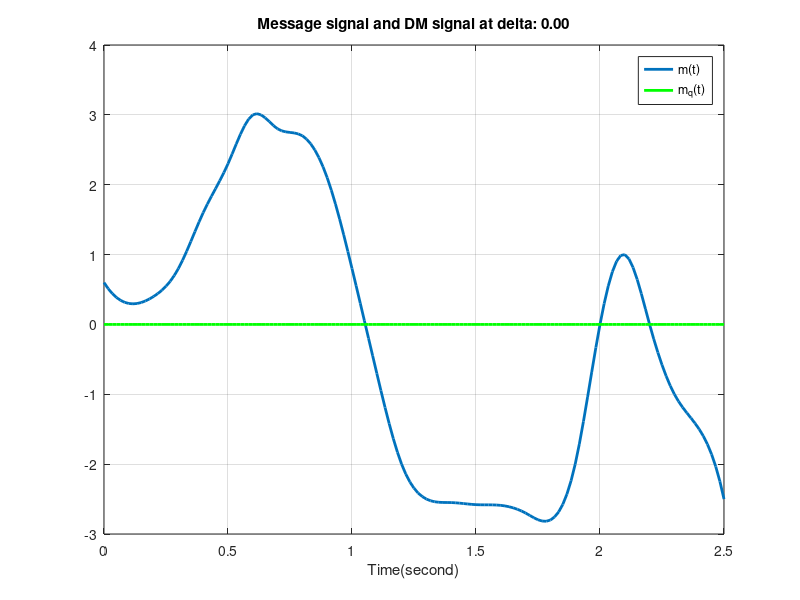
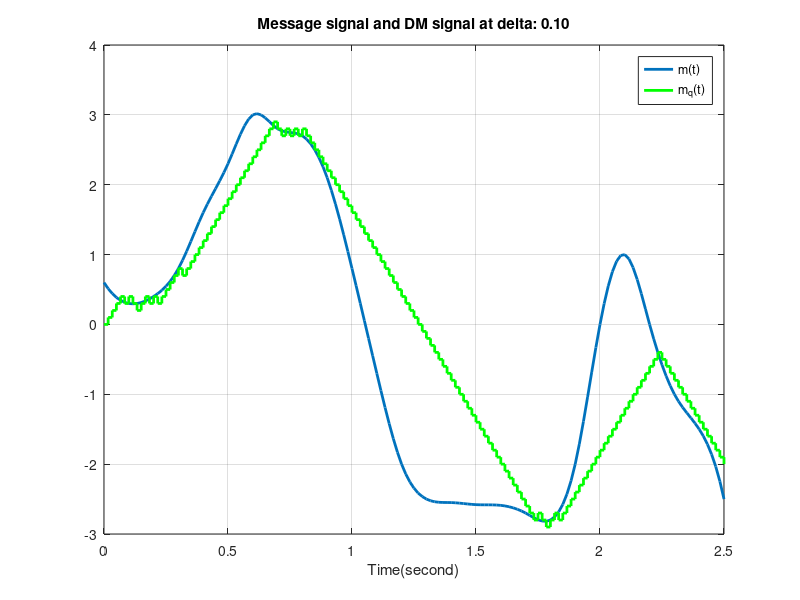
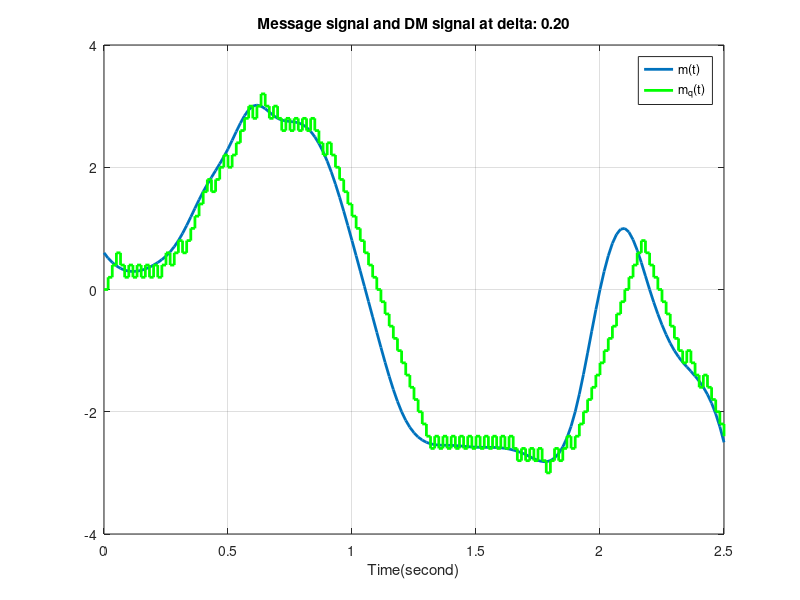
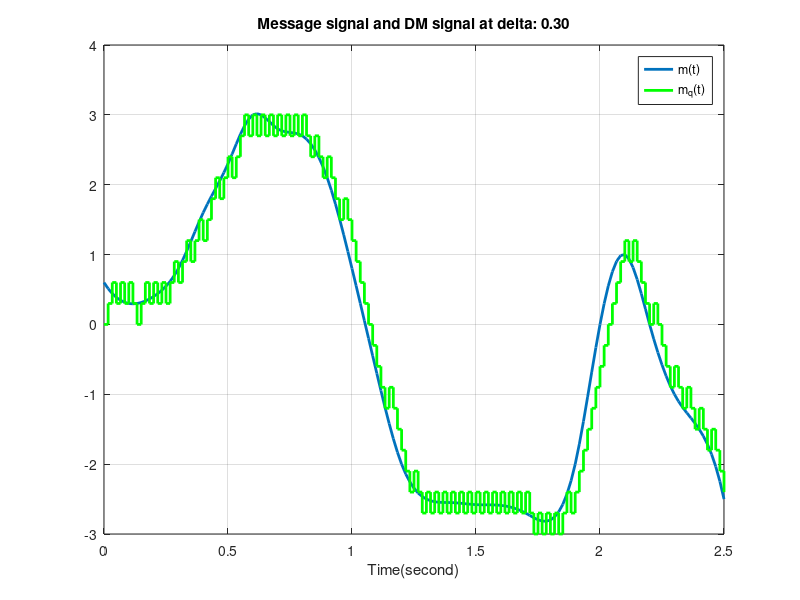

The MATLAB script that drew these images, in order:
clc; clear; close all;
format compact;

m = [.6,0.3,0.4,0.8,1.6,2.3,3,2.8,2.7,2.1,0.8,-0.7,-2,-2.5,-2.55,-2.58,-2.59,-2.7,-2.8,-2,0,1,0,-1,-1.5,-2.5];
%%Generating Analog Signal from the message signal
%%================================
ti = 0:(length(m)-1);                           % Initial time 
t_message = ti.*0.1;                            % assuming sampling rate of array was 10 Hz
tc = linspace(0,t_message(end),1001);           % Continuous Time
m_interp = interp1(t_message,m, tc,'spline');   % Interpolated message signal

% Sampling Analog message signal with different sample frequency
Fs = 60;                                        % Sampling frequency in Hz
Ts = 1/Fs;                                      % sampling period
ts = linspace(0,t_message(end),(Fs*t_message(end))+1);  % Sampling time
m_sample = interp1(tc,m_interp, ts);            % Sampled message signal
m = m_sample;

%%Finiding best delta 
%%============================
mq = zeros(1,length(m));    % Initializing Quantized message signal
dq = mq;                    % Initializing Modulated signal
d = mq;                     % Initializing Error signal
mq(1) = 0;                  % Assume 1st value is 0

delta = 0:0.1:1;            % Step sizes
best_delta = 0;             % Initial Step size
min_mse = 1;                % Initial MSE loss
for j = 1:length(delta)
    del = delta(j);
    for i = 1:length(m)-1
        d(i) = m(i)-mq(i);
        if d(i) > 0
            dq(i) = del;
        else
            dq(i) = -del;
        end
        mq(i+1) = mq(i)+dq(i);
    end
    MSE = sum((m-mq).^2)/length(m);
    fprintf('For Delta: %.2f Loss is: %f \n',del, MSE);
    % Plotting the signals
    figure();
    plot(ts,m,'Linewidth',2), title(sprintf("Message signal and DM signal at delta: %.2f",del)),xlabel('Time(second)'), grid on;
    hold on;
    stairs(ts,mq,'g','Linewidth',2),legend("m(t)","m_q(t)")
    hold off;
    
    if MSE < min_mse
        min_mse = MSE;
        best_delta = del;
    end
end
fprintf('Best delta: %.2f and Minimum MSE loss is: %f \n',best_delta,min_mse);

%%Generate DM Signal with Minimum MSE Loss
%%=========================================
del = best_delta;                % Step size
for i = 1:length(m)-1
    d(i) = m(i)-mq(i);           % Calculating error
    if d(i) > 0                  % If error is +ve, delta will be added to the previous value
        dq(i) = del;             
    else                
        dq(i) = -del;            % If error is -ve, delta will be subtracted to the previous value
    end
    mq(i+1) = mq(i)+dq(i);      
end


%%Plotting the final results
%%======================================
figure()
subplot(321), plot(tc, m_interp),title("Message Signal: m(t)"), xlabel("Time(second)"), grid on;
subplot(322), stem(ts, m_sample), title(sprintf('Sampled Message signal m(nT) at %d Hz', Fs)), grid on;

subplot(323),plot(ts,m,'Linewidth',2), title(sprintf("Message signal and DM signal at delta: %.2f",del)),xlabel('Time(second)'), grid on;
hold on;
stairs(ts,mq,'g','Linewidth',2),legend("m(t)","m_q(t)")
hold off;

subplot(324),stem(ts,dq,'Linewidth',2), title("Modulated Signal: d_q(t)"),xlabel('Time(second)'), grid on;
subplot(325),stairs(ts,d,'Linewidth',2), title("Error: d(t)"),xlabel('Time(second)'), grid on;


% Calculating Final MSE Loss
MSE = sum((m-mq).^2)/length(m);  % MSE 
fprintf('MSE loss is: %f \n',MSE);


